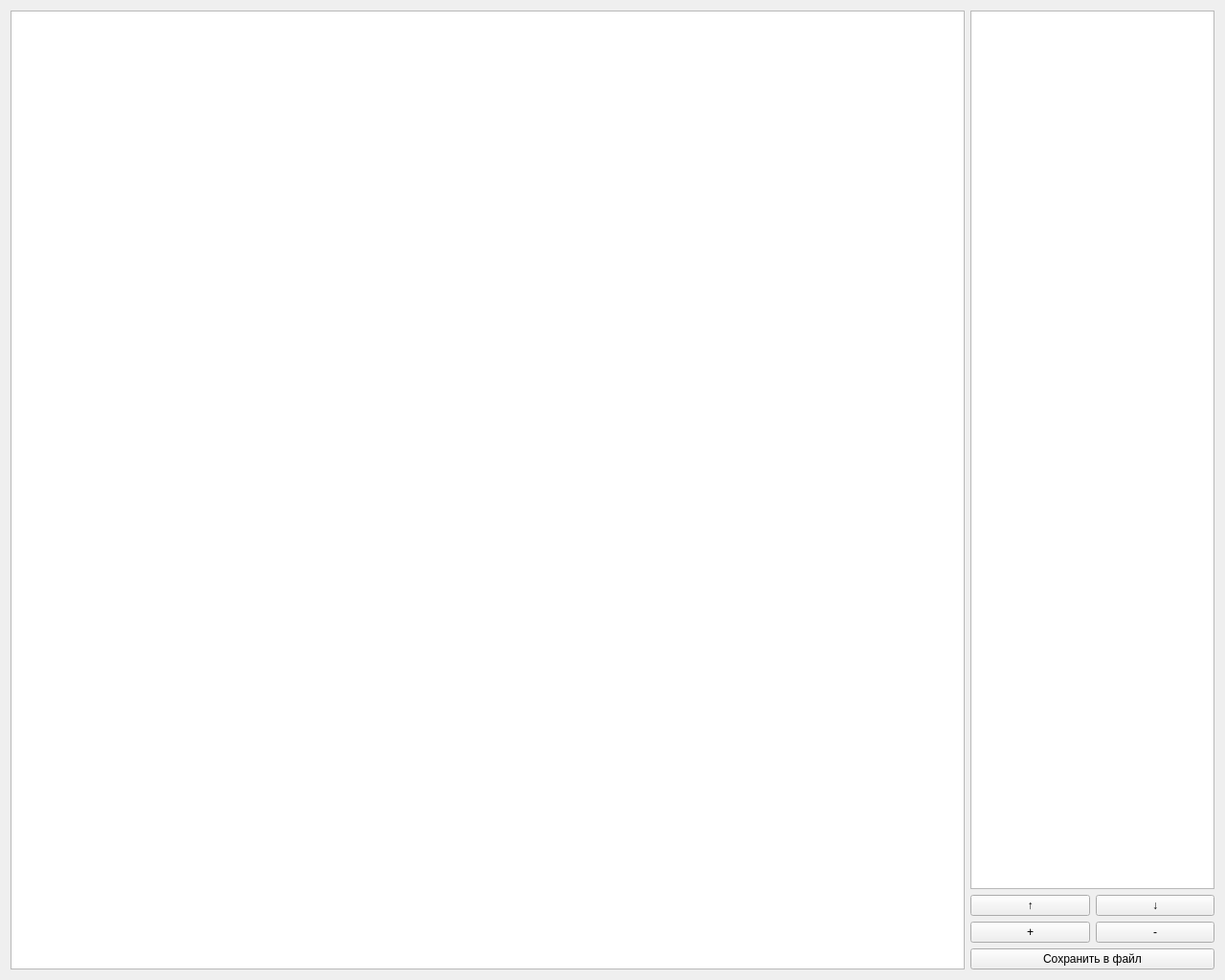
<?xml version="1.0" encoding="UTF-8"?>
<ui version="4.0">
 <class>WorkingWindow</class>
 <widget class="QWidget" name="WorkingWindow">
  <property name="geometry">
   <rect>
    <x>0</x>
    <y>0</y>
    <width>1280</width>
    <height>1024</height>
   </rect>
  </property>
  <property name="windowTitle">
   <string>Рабочее окно</string>
  </property>
  <layout class="QGridLayout" name="gridLayout">
   <item row="2" column="2">
    <layout class="QHBoxLayout" name="horizontalLayout">
     <property name="sizeConstraint">
      <enum>QLayout::SetMinimumSize</enum>
     </property>
     <item>
      <widget class="QPushButton" name="moveAbove">
       <property name="text">
        <string>↑</string>
       </property>
      </widget>
     </item>
     <item>
      <widget class="QPushButton" name="moveBelow">
       <property name="text">
        <string>↓</string>
       </property>
      </widget>
     </item>
    </layout>
   </item>
   <item row="0" column="2" rowspan="2">
    <widget class="QListView" name="imagesView">
     <property name="minimumSize">
      <size>
       <width>0</width>
       <height>0</height>
      </size>
     </property>
     <property name="maximumSize">
      <size>
       <width>255</width>
       <height>16777215</height>
      </size>
     </property>
    </widget>
   </item>
   <item row="4" column="2">
    <widget class="QPushButton" name="saveToFile">
     <property name="text">
      <string>Сохранить в файл</string>
     </property>
    </widget>
   </item>
   <item row="0" column="0" rowspan="5" colspan="2">
    <widget class="QGraphicsView" name="graphicsView"/>
   </item>
   <item row="3" column="2">
    <layout class="QHBoxLayout" name="horizontalLayout_2">
     <property name="sizeConstraint">
      <enum>QLayout::SetMinimumSize</enum>
     </property>
     <item>
      <widget class="QPushButton" name="enlarge">
       <property name="text">
        <string>+</string>
       </property>
      </widget>
     </item>
     <item>
      <widget class="QPushButton" name="reduce">
       <property name="text">
        <string>-</string>
       </property>
      </widget>
     </item>
    </layout>
   </item>
  </layout>
 </widget>
 <resources/>
 <connections/>
</ui>
